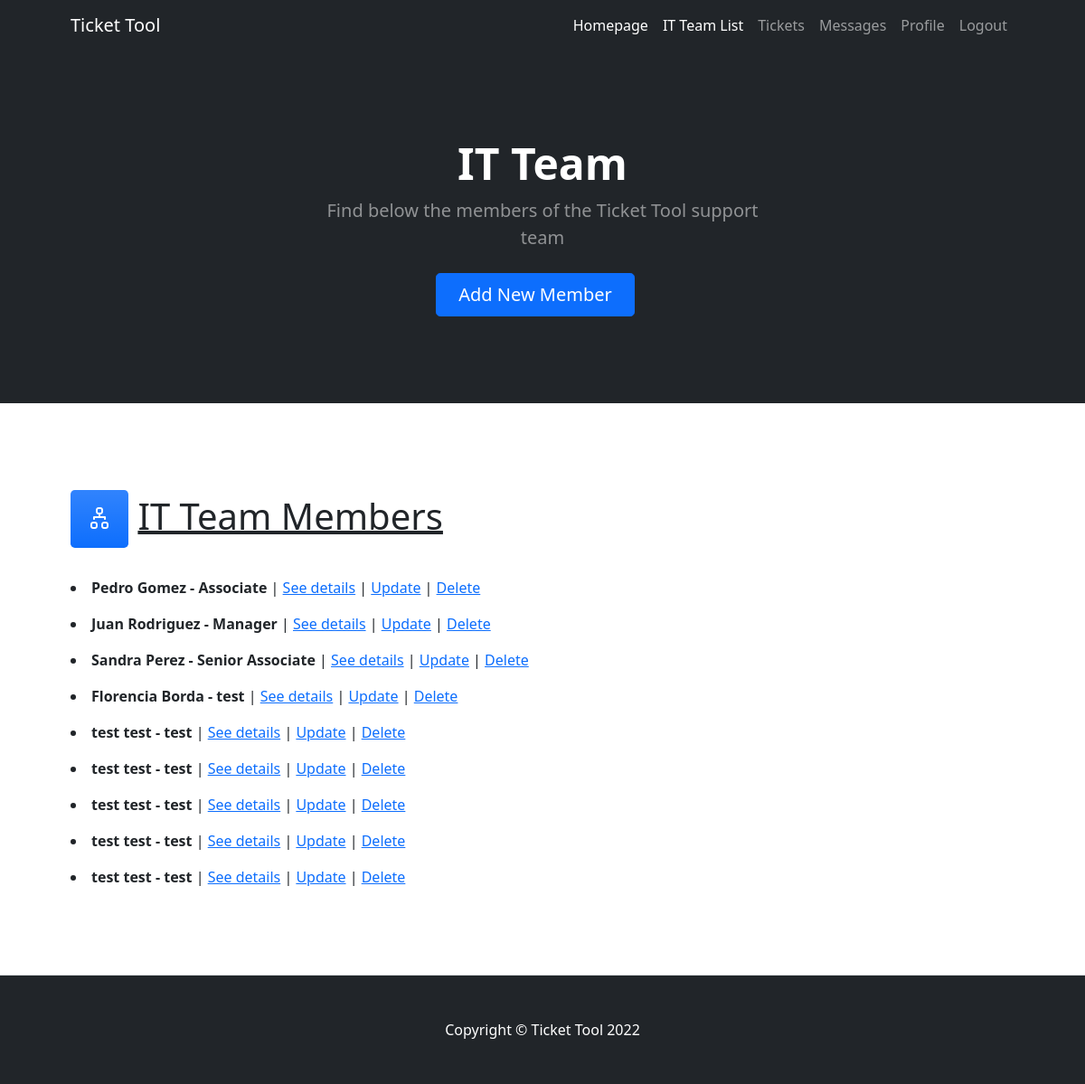
The app's page /AppIT_Team/list/, older data.
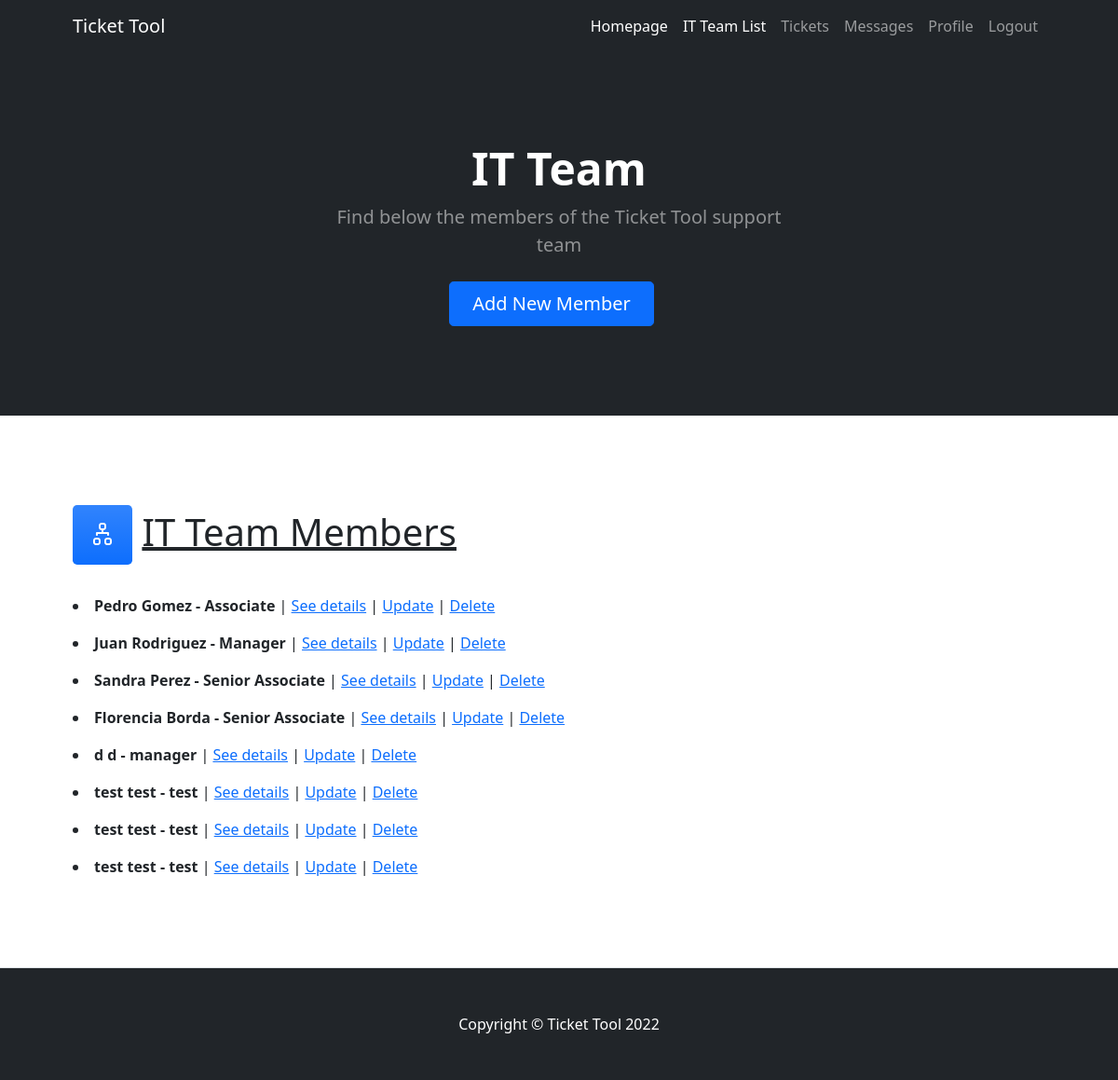
The same page, newer data.
### AppIT_Team/models.py (models this page shows)
class IT_Member(models.Model):
    name=models.CharField(max_length=50)
    lastname=models.CharField(max_length=50)
    email=models.EmailField()
    jobtitle=models.CharField(max_length=50)
    is_staff=1
    def __str__(self):
        return f"{self.name} {self.lastname} - {self.jobtitle}"

### AppIT_Team/views.py (the view)
# urls.py: path("list/",IT_TeamList.as_view(),name="IT_Team_List"),
class IT_TeamList(ListView):
    model=IT_Member
    template_name="AppIT_Team/it_team_list.html"

### AppIT_Team/templates/AppIT_Team/it_team_list.html (shortened to what this page needs)
{% extends 'AppIT_Team/it_team.html' %}
{% block header %}
<h1 class="display-5 fw-bolder text-white mb-2">IT Team</h1>
<p class="lead text-white-50 mb-4">Find below the members of the Ticket Tool support team</p>
<div class="d-grid gap-3 d-sm-flex justify-content-sm-center">
    <a class="btn btn-primary btn-lg px-4 me-sm-3" href="{% url 'IT_Team_Create' %}">Add New Member</a>
{% endblock header %}
{% block content %}
<section class="py-5 border-bottom" id="features">
    <div class="container px-5 my-5">
    <h1><div class="feature bg-primary bg-gradient text-white rounded-3 mb-3"><i class="bi-diagram-2"></i></div>     <u>IT Team Members</u></h1>
                {% for member in object_list %}
                <p><li><b>{{member}}</b> | <a href="{% url 'IT_Team_Detail' member.pk %}">See details</a> | <a href="{% url 'IT_Team_Update' member.pk %}">Update</a> | <a href="{% url 'IT_Team_Delete' member.pk %}">Delete </a></li></p>
                {% endfor %}
    </div>
</section>
{% endblock content %}

Row changes from the older to the newer data that the page shows:
removed IT_Member: name+lastname+jobtitle "test test - test"
changed IT_Member: name+lastname+jobtitle "Florencia Borda - test" → "Florencia Borda - Senior Associate"
changed IT_Member: name+lastname+jobtitle "test test - test" → "d d - manager"
